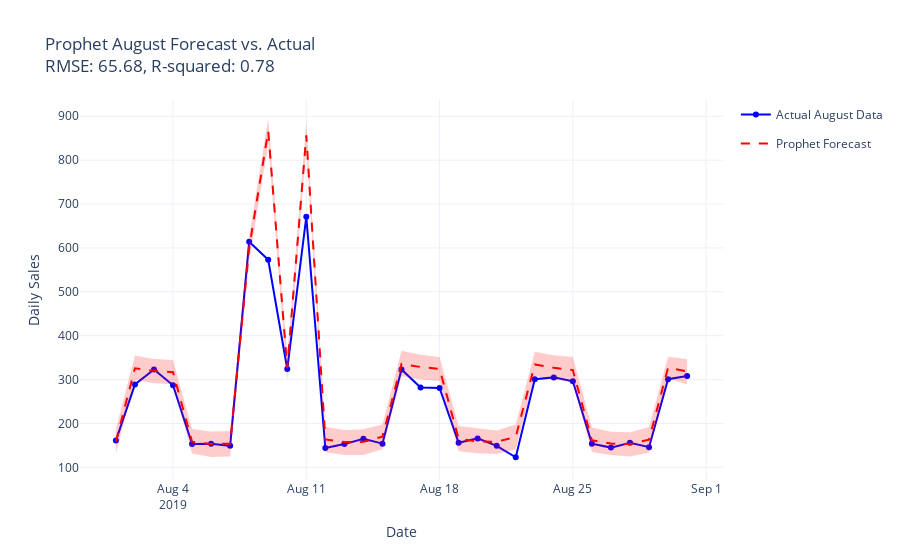

This figure's notebook cell:
### Markdown cell above
## 2.1 General demand forecast using Prophet
This code uses Prophet to forecast daily sales for August 2019, incorporating sales events and seasonality. The model is trained on data from January to July, with August used as test data for evaluating forecast accuracy.
- **Daily Sales Aggregation**:
  - `total_daily_sales_df` aggregates daily sales by summing `daily_sales` for each `order_time` (renamed to `ds` for compatibility with Prophet).

- **Sales Event Dates**:
  - Defines three types of event dates:
    - `high_priority_mega_sales_dates`: Important mega sales events (e.g., 11/11).
    - `additional_mega_sales_dates`: Additional sales events with less impact.
    - `other_seasonal_sales_dates`: Other seasonal dates (e.g., holidays).
  - **Binary Event Columns**: Adds binary columns (`1` for presence, `0` otherwise) to indicate if each date matches one of these events. An `is_weekend` column is also added, marking weekends (Friday and Saturday).

- **Training and Test Data Split**:
  - Filters `train_data` to include dates from January to July 2019, while `test_data` includes August 2019 for evaluation.

- **Prophet Model Initialization**:
  - Initializes a Prophet model with daily, weekly, and yearly seasonality.
  - Adds regressors for each sales event type (`high_priority_mega_sales`, `additional_mega_sales`, `other_seasonal_sales`) and `is_weekend` to allow the model to incorporate the impact of these features on sales.

- **Future Data Preparation**:
  - Creates future dates for August using `model.make_future_dataframe` and adds the same event and weekend indicators to the future dataset.

- **Forecast and Evaluation**:
  - **Predict**: The model predicts sales for August, stored in `forecast`.
  - **RMSE and R-squared**: Calculates Root Mean Square Error (RMSE) and R-squared for forecast accuracy by comparing actual August sales (`test_data`) with predicted values (`forecast`).

- **Plotting**:
  - Creates a Plotly figure to compare actual August sales and Prophet forecast:
    - **Actual Sales**: Plots `test_data` with a solid blue line.
    - **Forecast**: Plots the Prophet forecast (`yhat`) with a dashed red line.
    - **Forecast Interval**: Adds a shaded area representing the 95% forecast confidence interval (between `yhat_lower` and `yhat_upper`).
  - Updates layout with titles and an RMSE/R-squared summary.

This setup provides a detailed Prophet-based forecast for August, incorporating event-based regressors and allowing for visual and statistical comparison between forecasted and actual sales.

### Code cell
# Aggregate daily sales by date
total_daily_sales_df = daily_aggregated_df.groupby('order_time')['daily_sales'].sum().reset_index()
total_daily_sales_df.columns = ['ds', 'y']

# Define sales event dates
high_priority_mega_sales_dates = ['2019-11-11', '2019-09-09', '2019-10-10', '2019-12-12']
additional_mega_sales_dates = ['2019-03-03', '2019-04-04', '2019-05-05', '2019-06-06', '2019-07-07', '2019-08-08']
other_seasonal_sales_dates = [
    '2019-02-05', '2019-05-01', '2019-06-05', '2019-08-09', '2019-08-11',
    '2019-10-27', '2019-12-02', '2019-12-25', '2019-11-29', '2019-12-31'
]

# Add binary columns for each event type
total_daily_sales_df['high_priority_mega_sales'] = total_daily_sales_df['ds'].isin(high_priority_mega_sales_dates).astype(int)
total_daily_sales_df['additional_mega_sales'] = total_daily_sales_df['ds'].isin(additional_mega_sales_dates).astype(int)
total_daily_sales_df['other_seasonal_sales'] = total_daily_sales_df['ds'].isin(other_seasonal_sales_dates).astype(int)
total_daily_sales_df['is_weekend'] = total_daily_sales_df['ds'].dt.dayofweek >= 4

# Filter data for January to July as training data
train_data = total_daily_sales_df[(total_daily_sales_df['ds'] >= '2019-01-01') & (total_daily_sales_df['ds'] <= '2019-07-31')]
test_data = total_daily_sales_df[(total_daily_sales_df['ds'] >= '2019-08-01') & (total_daily_sales_df['ds'] <= '2019-08-31')]

# Initialize the Prophet model and add regressors
model = Prophet(daily_seasonality=True, yearly_seasonality=True, weekly_seasonality=True)
model.add_regressor('high_priority_mega_sales')
model.add_regressor('additional_mega_sales')
model.add_regressor('other_seasonal_sales')
model.add_regressor('is_weekend')

# Fit the model on the training data
model.fit(train_data)

# Create future dates for August, including regressors
future_dates = model.make_future_dataframe(periods=31, freq='D')
future_dates = future_dates[(future_dates['ds'] >= '2019-08-01') & (future_dates['ds'] <= '2019-08-31')]
future_dates['high_priority_mega_sales'] = future_dates['ds'].isin(high_priority_mega_sales_dates).astype(int)
future_dates['additional_mega_sales'] = future_dates['ds'].isin(additional_mega_sales_dates).astype(int)
future_dates['other_seasonal_sales'] = future_dates['ds'].isin(other_seasonal_sales_dates).astype(int)
future_dates['is_weekend'] = future_dates['ds'].dt.dayofweek >= 4

# Predict demand for August
forecast = model.predict(future_dates)

# Calculate RMSE and R-squared
y_true = test_data['y'].values
y_pred = forecast['yhat'].values
rmse = np.sqrt(mean_squared_error(y_true, y_pred))
r_squared = r2_score(y_true, y_pred)

# Plot the forecast with actual August data for comparison
fig = go.Figure()

# Actual August data
fig.add_trace(go.Scatter(
    x=test_data['ds'], y=test_data['y'], mode='lines+markers', name="Actual August Data", line=dict(color='blue')
))

# Prophet Forecast
fig.add_trace(go.Scatter(
    x=forecast['ds'], y=forecast['yhat'], mode='lines', name="Prophet Forecast", line=dict(color='red', dash='dash'), legendgroup="forecast"
))

# Forecast Interval (shaded area), grouped with Prophet Forecast
fig.add_trace(go.Scatter(
    x=forecast['ds'].tolist() + forecast['ds'][::-1].tolist(),
    y=forecast['yhat_upper'].tolist() + forecast['yhat_lower'][::-1].tolist(),
    fill='toself', fillcolor='rgba(255, 0, 0, 0.2)', line=dict(color='rgba(255, 0, 0, 0)'),
    hoverinfo="skip", showlegend=False, legendgroup="forecast"
))

# Layout adjustments
fig.update_layout(
    title=f"Prophet August Forecast vs. Actual<br>RMSE: {rmse:.2f}, R-squared: {r_squared:.2f}",
    xaxis_title="Date", yaxis_title="Daily Sales",
    template="plotly_white"
)

fig.show()

### Figure 1 — Plotly figure (JSON) as saved in the notebook; plotly's stock layout.template omitted (floating-point values rounded to 4 significant figures)
{"data": [{"line": {"color": "blue"}, "mode": "lines+markers", "name": "Actual August Data", "type": "scatter", "x": ["2019-08-01T00:00:00", "2019-08-02T00:00:00", "2019-08-03T00:00:00", "2019-08-04T00:00:00", "2019-08-05T00:00:00", "2019-08-06T00:00:00", "2019-08-07T00:00:00", "2019-08-08T00:00:00", "2019-08-09T00:00:00", "2019-08-10T00:00:00", "2019-08-11T00:00:00", "2019-08-12T00:00:00", "2019-08-13T00:00:00", "2019-08-14T00:00:00", "2019-08-15T00:00:00", "2019-08-16T00:00:00", "2019-08-17T00:00:00", "2019-08-18T00:00:00", "2019-08-19T00:00:00", "2019-08-20T00:00:00", "2019-08-21T00:00:00", "2019-08-22T00:00:00", "2019-08-23T00:00:00", "2019-08-24T00:00:00", "2019-08-25T00:00:00", "2019-08-26T00:00:00", "2019-08-27T00:00:00", "2019-08-28T00:00:00", "2019-08-29T00:00:00", "2019-08-30T00:00:00", "2019-08-31T00:00:00"], "y": [161, 289, 323, 287, 153, 154, 149, 614, 573, 324, 671, 144, 153, 165, 154, 323, 282, 281, 156, 166, 149, 123, 301, 305, 296, 154, 145, 156, 146, 301, 308]}, {"legendgroup": "forecast", "line": {"color": "red", "dash": "dash"}, "mode": "lines", "name": "Prophet Forecast", "type": "scatter", "x": ["2019-08-01T00:00:00", "2019-08-02T00:00:00", "2019-08-03T00:00:00", "2019-08-04T00:00:00", "2019-08-05T00:00:00", "2019-08-06T00:00:00", "2019-08-07T00:00:00", "2019-08-08T00:00:00", "2019-08-09T00:00:00", "2019-08-10T00:00:00", "2019-08-11T00:00:00", "2019-08-12T00:00:00", "2019-08-13T00:00:00", "2019-08-14T00:00:00", "2019-08-15T00:00:00", "2019-08-16T00:00:00", "2019-08-17T00:00:00", "2019-08-18T00:00:00", "2019-08-19T00:00:00", "2019-08-20T00:00:00", "2019-08-21T00:00:00", "2019-08-22T00:00:00", "2019-08-23T00:00:00", "2019-08-24T00:00:00", "2019-08-25T00:00:00", "2019-08-26T00:00:00", "2019-08-27T00:00:00", "2019-08-28T00:00:00", "2019-08-29T00:00:00", "2019-08-30T00:00:00", "2019-08-31T00:00:00"], "y": [159.1, 325.8, 319.9, 316.7, 158.5, 153.1, 153.9, 600.0, 866.4, 326.0, 856.4, 163.6, 157.8, 158.1, 169.8, 335.5, 328.7, 324.5, 165.1, 158.7, 158.4, 169.4, 334.4, 326.8, 321.7, 161.5, 154.2, 153.0, 163.1, 327.2, 318.7]}, {"fill": "toself", "fillcolor": "rgba(255, 0, 0, 0.2)", "hoverinfo": "skip", "legendgroup": "forecast", "line": {"color": "rgba(255, 0, 0, 0)"}, "showlegend": false, "type": "scatter", "x": ["2019-08-01T00:00:00", "2019-08-02T00:00:00", "2019-08-03T00:00:00", "2019-08-04T00:00:00", "2019-08-05T00:00:00", "2019-08-06T00:00:00", "2019-08-07T00:00:00", "2019-08-08T00:00:00", "2019-08-09T00:00:00", "2019-08-10T00:00:00", "2019-08-11T00:00:00", "2019-08-12T00:00:00", "2019-08-13T00:00:00", "2019-08-14T00:00:00", "2019-08-15T00:00:00", "2019-08-16T00:00:00", "2019-08-17T00:00:00", "2019-08-18T00:00:00", "2019-08-19T00:00:00", "2019-08-20T00:00:00", "2019-08-21T00:00:00", "2019-08-22T00:00:00", "2019-08-23T00:00:00", "2019-08-24T00:00:00", "2019-08-25T00:00:00", "2019-08-26T00:00:00", "2019-08-27T00:00:00", "2019-08-28T00:00:00", "2019-08-29T00:00:00", "2019-08-30T00:00:00", "2019-08-31T00:00:00", "2019-08-31T00:00:00", "2019-08-30T00:00:00", "2019-08-29T00:00:00", "2019-08-28T00:00:00", "2019-08-27T00:00:00", "2019-08-26T00:00:00", "2019-08-25T00:00:00", "2019-08-24T00:00:00", "2019-08-23T00:00:00", "2019-08-22T00:00:00", "2019-08-21T00:00:00", "2019-08-20T00:00:00", "2019-08-19T00:00:00", "2019-08-18T00:00:00", "2019-08-17T00:00:00", "2019-08-16T00:00:00", "2019-08-15T00:00:00", "2019-08-14T00:00:00", "2019-08-13T00:00:00", "2019-08-12T00:00:00", "2019-08-11T00:00:00", "2019-08-10T00:00:00", "2019-08-09T00:00:00", "2019-08-08T00:00:00", "2019-08-07T00:00:00", "2019-08-06T00:00:00", "2019-08-05T00:00:00", "2019-08-04T00:00:00", "2019-08-03T00:00:00", "2019-08-02T00:00:00", "2019-08-01T00:00:00"], "y": [187.1, 354.7, 346.7, 344.7, 187.4, 181.6, 182.7, 627.7, 893.8, 356.0, 885.6, 192.6, 184.8, 186.6, 197.4, 365.4, 356.5, 351.6, 194.0, 188.6, 183.7, 197.8, 363.7, 355.2, 351.4, 190.8, 181.2, 180.0, 192.2, 352.3, 346.9, 289.6, 302.0, 133.3, 124.8, 127.9, 135.2, 294.7, 300.0, 308.3, 140.4, 130.4, 132.0, 136.5, 296.5, 300.1, 308.4, 141.2, 127.9, 128.0, 134.5, 829.1, 297.9, 836.6, 570.8, 124.9, 123.6, 131.6, 289.4, 291.6, 299.1, 131.9]}], "layout": {"title": {"text": "Prophet August Forecast vs. Actual<br>RMSE: 65.68, R-squared: 0.78"}, "xaxis": {"title": {"text": "Date"}}, "yaxis": {"title": {"text": "Daily Sales"}}}}
